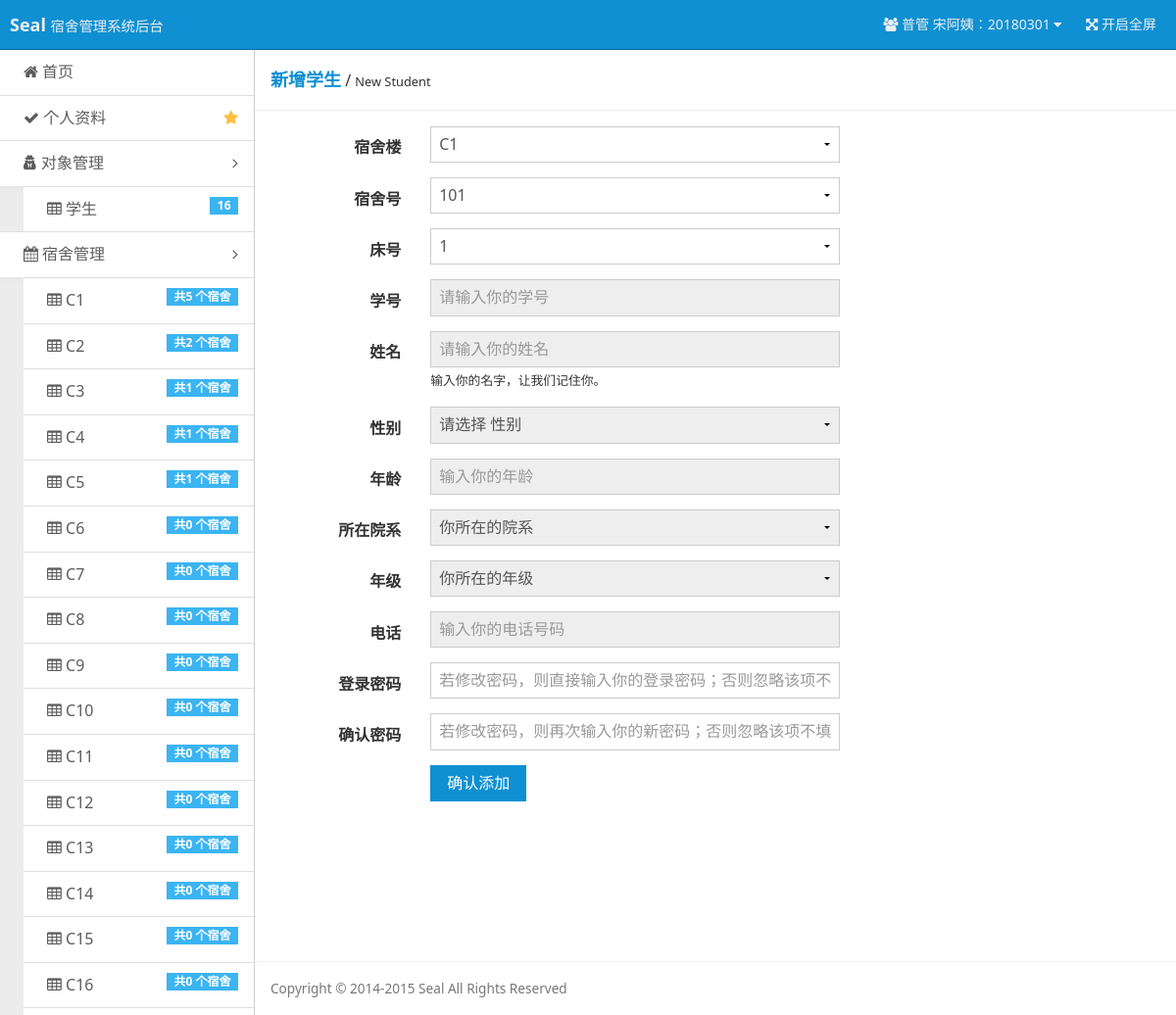
The page /pages/user-stu-new.php (signed in) on the database its author committed.
### tables this page shows
CREATE TABLE `users` (
  `u_id` int(11) NOT NULL AUTO_INCREMENT,
  `u_no` int(11) NOT NULL,
  `u_name` char(20) NOT NULL,
  `u_password` char(100) NOT NULL,
  `u_permission` int(11) DEFAULT NULL,
  PRIMARY KEY (`u_id`),
  UNIQUE KEY `u_no` (`u_no`)
);

CREATE TABLE `dormitory_builds` (
  `db_id` int(11) NOT NULL AUTO_INCREMENT,
  `db_name` char(20) NOT NULL,
  `d_price` int(20) NOT NULL,
  PRIMARY KEY (`db_id`),
  UNIQUE KEY `db_name` (`db_name`)
);

### inc/checklogin.php (called while the page is built, shortened)
<?php
$user = $_COOKIE ['user'];
$user_permission = $_COOKIE ['user_permission'];
if ($user == "") {
    header ( "Location: ?r=login" );
    exit ();
} else {
    $query = "SELECT * FROM users WHERE u_no='$user'";
    $result = mysql_query ( $query ) or die ( 'SQL语句有误：' . mysql_error () );
    $users = mysql_fetch_array ( $result );
    switch ($user_permission) {
        case 1 :
            $username = "普管 {$users ['u_name']}：" . $users ['u_no'];
            break;
    }
}

### pages/user-stu-new.php (the view, shortened to what this page needs)
<?php
require 'inc/checklogin.php';
include 'tools/tool_database.php';
$page_from = $_GET['from'];
$permission_read = "true";
$permission_read = "readonly='$permission_read'";
if ($user_permission == -1) {
    header("Location: ?r=permission-denied");
    exit();
} else {
    $permission_show = "style=\"display: none;\"";
}
$users_all_dor_builds_query = "SELECT db_name FROM dormitory_builds ORDER BY db_id";
$users_all_dor_builds_result = mysql_query($users_all_dor_builds_query) or die ('SQL语句有误：' . mysql_error());
$users_all_dor_build_query = "SELECT db_name,db_id FROM dormitory_builds ORDER BY db_id";
$users_all_dor_build_result = mysql_query($users_all_dor_build_query) or die ('SQL语句有误：' . mysql_error());
$users_all_dor_build = mysql_fetch_array($users_all_dor_build_result);
$dor_build_select_name = $_GET['db_name_select'];
if (isset($dor_build_select_name)) {
    $dor_build_select_id = queryDorBuildIdByName($dor_build_select_name);
    $dor_list_query = "SELECT d_name FROM dormitories WHERE db_id='$dor_build_select_id'";
} else $dor_list_query = "SELECT d_name FROM dormitories WHERE db_id='{$users_all_dor_build['db_id']}'";
$dor_list_result = mysql_query($dor_list_query) or die ('SQL语句有误：' . mysql_error());
$dor_lists_query = "SELECT d_bed_num FROM dormitories WHERE db_id='{$users_all_dor_build['db_id']}'";
$dor_lists_result = mysql_query($dor_lists_query) or die ('SQL语句有误：' . mysql_error());
$dor_list = mysql_fetch_array($dor_lists_result);
?>
<!doctype html>
<html class="no-js">
<head>
    <link rel="stylesheet" href="assets/css/amazeui.min.css"/>
    <link rel="stylesheet" href="assets/css/admin.css">
    <link rel="stylesheet" href="assets/css/css_msgbox/msgBoxLight.css"/>
</head>
<body>
<header class="am-topbar am-topbar-inverse admin-header">
    <?php require 'template/header.php'; ?>
</header>
<div class="am-cf admin-main">
    <?php require 'template/sidebar.php'; ?>
    <div class="admin-content">
        <div class="admin-content-body">
            <div class="am-cf am-padding am-padding-bottom-0">
                <div class="am-fl am-cf"><strong class="am-text-primary am-text-lg">新增学生</strong> /
                    <small>New Student</small>
                </div>
            </div>
            <hr/>
            <div class="am-g">
                <div class="am-u-sm-12 am-u-md-8 am-u-md-pull-4">
                    <form class="am-form am-form-horizontal" method="post" name="add">
                        <div class="am-form-group">
                            <label for="user-dor-build" class="am-u-sm-3 am-form-label">宿舍楼</label>
                            <div class="am-u-sm-9">
                                <?php
                                if ($user_permission == -1 || $page_from == "dorlist") {
                                    echo "<select name='user-dor-build' id='user-dor-build' disabled='disabled' onchange='request(this.id)'>";
                                } else {
                                    echo "<select name='user-dor-build' id='user-dor-build' onchange='request(this.id)'>";
                                }
                                while ($dor_builds = mysql_fetch_array($users_all_dor_builds_result)) {
                                    if ($dor_builds['db_name'] == 'C1') {
                                        echo "<option value='{$dor_builds['db_name']}' selected='selected'>{$dor_builds['db_name']}</option>";
                                    } else {
                                        echo "<option value='{$dor_builds['db_name']}'>{$dor_builds['db_name']}</option>";
                                    }
                                }
                                echo "</select>";
                                ?>
                            </div>
                        </div>
                        <div class="am-form-group">
                            <label for="user-dor" class="am-u-sm-3 am-form-label">宿舍号</label>
                            <div class="am-u-sm-9">
                                <?php
                                if ($user_permission == -1) {
                                    echo "<select name='user-dor' disabled='disabled'>";
                                } else {
                                    echo "<select name='user-dor'>";
                                }
                                while ($db_dor = mysql_fetch_array($dor_list_result)) {
                                    if ($db_dor['d_name'] == '101') {
                                        echo "<option value='{$db_dor['d_name']}' selected='selected'>{$db_dor['d_name']}</option>";
                                    } else {
                                        echo "<option value='{$db_dor['d_name']}'>{$db_dor['d_name']}</option>";
                                    }
                                }
                                echo "</select>";
                                ?>
                            </div>
                        </div>
                        <div class="am-form-group">
                            <label for="user-bed" class="am-u-sm-3 am-form-label">床号</label>
                            <div class="am-u-sm-9">
                                <?php
                                if ($user_permission == -1) {
                                    echo "<select name='user-bed' disabled='disabled'>";
                                } else {
                                    echo "<select name='user-bed'>";
                                }
                                for ($i = 1; $i <= $dor_list['d_bed_num']; $i++) {
                                    if ($i == '1') {
                                        echo "<option value='$i' selected='selected'>$i</option>";
                                    } else {
                                        echo "<option value='$i' >$i</option>";
                                    }
                                }
                                echo "</select>";
                                ?>
                            </div>
                        </div>
                        <div class="am-form-group">
                            <label for="user-no" class="am-u-sm-3 am-form-label">学号</label>
                            <div class="am-u-sm-9">
                                <input type="text" id="user-no" name="user-no"
                                       placeholder="请输入你的学号" <?php echo $permission_read ?> value="">
                            </div>
                        </div>
                        <div class="am-form-group">
                            <label for="user-name" class="am-u-sm-3 am-form-label">姓名</label>
                            <div class="am-u-sm-9">
                                <input type="text" id="user-name" name="user-name"
                                       placeholder="请输入你的姓名" <?php echo $permission_read ?>>
                                <small>输入你的名字，让我们记住你。</small>
                            </div>
                        </div>
                        <div class="am-form-group">
                            <label for="user-sex" class="am-u-sm-3 am-form-label">性别</label>
                            <div class="am-u-sm-9">
                                <select name="user-sex" <?php echo $permission_read ?>>
                                    <option value="">请选择 性别</option>
                                </select>
                            </div>
                        </div>
                        <div class="am-form-group">
                            <label for="user-age" class="am-u-sm-3 am-form-label">年龄</label>
                            <div class="am-u-sm-9">
                                <input type="number" pattern="[0-9]*" id="user-age" name="user-age"
                                       placeholder="输入你的年龄" <?php echo $permission_read ?>>
                            </div>
                        </div>
                        <div class="am-form-group">
                            <label for="user-department" class="am-u-sm-3 am-form-label">所在院系</label>
                            <div class="am-u-sm-9">
                                <select name="user-department" data-placeholder="请选择学院" <?php echo $permission_read ?>>
                                    <option value="">你所在的院系</option>
                                </select>
                            </div>
                        </div>
                        <div class="am-form-group">
                            <label for="user-grade" class="am-u-sm-3 am-form-label">年级</label>
                            <div class="am-u-sm-9">
                                <select name="user-grade" data-placeholder="请选择年级" <?php echo $permission_read ?>>
                                    <option value="">你所在的年级</option>
                                </select>
                            </div>
                        </div>
                        <div class="am-form-group">
                            <label for="user-phone" class="am-u-sm-3 am-form-label">电话</label>
                            <div class="am-u-sm-9">
                                <input type="tel" id="user-phone" name="user-phone"
                                       placeholder="输入你的电话号码" <?php echo $permission_read ?>>
                            </div>
                        </div>
                        <div class="am-form-group">
                            <label for="user-password" class="am-u-sm-3 am-form-label">登录密码</label>
                            <div class="am-u-sm-9">
                                <input type="password" id="user-password" name="user-password"
                                       placeholder="若修改密码，则直接输入你的登录密码；否则忽略该项不填">
                            </div>
                        </div>
                        <div class="am-form-group">
                            <label for="user-password-repeat" class="am-u-sm-3 am-form-label">确认密码</label>
                            <div class="am-u-sm-9">
                                <input type="password" id="user-password-repeat" name="user-password-repeat"
                                       placeholder="若修改密码，则再次输入你的新密码；否则忽略该项不填">
                            </div>
                        </div>
                        <div class="am-form-group">
                            <div class="am-u-sm-9 am-u-sm-push-3">
                                <input type="submit" name="add" value="确认添加"
                                       class="am-btn am-btn-primary" <?php if ($user_permission != -1) echo ""; else echo $permission_show ?>>
                            </div>
                        </div>
                    </form>
                </div>
            </div>
        </div>
        <footer class="admin-content-footer">
            <?php require 'template/footer.php'; ?>
        </footer>
    </div>
</div>
    <?php require 'template/footer.php'; ?>
</body>
</html>

### template/header.php (shortened to what this page needs)
<div class="am-topbar-brand">
    <strong>Seal</strong>
    <small>宿舍管理系统后台</small>
</div>
<div class="am-collapse am-topbar-collapse" id="topbar-collapse">
    <ul class="am-nav am-nav-pills am-topbar-nav am-topbar-right admin-header-list">
        <li class="am-dropdown" data-am-dropdown>
            <a class="am-dropdown-toggle" data-am-dropdown-toggle href="javascript:;">
                <span class="am-icon-users"></span> <?php echo $username ?> <span class="am-icon-caret-down"></span>
            </a>
        </li>
        <li class="am-hide-sm-only"><a href="javascript:;" id="admin-fullscreen"><span class="am-icon-arrows-alt"></span> <span class="admin-fullText">开启全屏</span></a></li>
    </ul>
</div>

### template/sidebar.php (shortened to what this page needs)
<?php
$student_query = "SELECT * FROM users WHERE u_permission=-1 ORDER BY u_id DESC";
$student_result = mysql_query($student_query) or die ('SQL语句有误：' . mysql_error());
$students_count = mysql_num_rows($student_result);
$dormitory_builds_query = "SELECT * FROM dormitory_builds ORDER BY db_id ";
$dormitory_builds_result = mysql_query($dormitory_builds_query) or die ('SQL语句有误：' . mysql_error());
?>
<div class="admin-sidebar am-offcanvas" id="admin-offcanvas">
    <div class="am-offcanvas-bar admin-offcanvas-bar">
        <ul class="am-list admin-sidebar-list">
            <li><a href="?r=index"><span class="am-icon-home"></span> 首页</a></li>
            <?php
            switch ($user_permission) {
                case 1 :
                    $data_href = "?r=user-admin-normal&uno={$users['u_no']}&edit_target=self";
                    break;
            }
            ?>
            <li><a href="<?php echo $data_href ?>" class="am-cf"><span class="am-icon-check"></span> 个人资料<span
                            class="am-icon-star am-fr am-margin-right admin-icon-yellow"></span></a></li>
            <li class="admin-parent">
                <a class="am-cf" data-am-collapse="{target: '#object-nav'}"><span class="am-icon-user-secret"></span>
                    对象管理 <span class="am-icon-angle-right am-fr am-margin-right"></span></a>
                <ul class="am-list am-collapse admin-sidebar-sub am-in" id="object-nav">
                    <li><a href="?r=list-stu"><span class="am-icon-table"></span> 学生<span
                                    class="am-badge am-badge-secondary am-margin-right am-fr"><?php echo $students_count ?></span></a>
                    </li>
                </ul>
            </li>
            <li class="admin-parent" <?php if ($user_permission == -1) echo 'style="display: none;"' ?>>
                <a class="am-cf" data-am-collapse="{target: '#dormitory-nav'}"><span class="am-icon-calendar"></span>
                    宿舍管理 <span class="am-icon-angle-right am-fr am-margin-right"></span></a>
                <ul class="am-list am-collapse admin-sidebar-sub am-in" id="dormitory-nav">
                    <?php
                    while ($dormitory_builds = mysql_fetch_array($dormitory_builds_result)) {
                        ?>
                        <li><a href="?r=list-dormitories&db_id=<?php echo $dormitory_builds['db_id'] ?>"><span
                                        class="am-icon-table"></span> <?php echo $dormitory_builds['db_name'] ?>
                                <span
                                        class="am-badge am-badge-secondary am-margin-right am-fr">共<?php echo mysql_num_rows(mysql_query("SELECT dormitories.db_id FROM dormitories WHERE db_id={$dormitory_builds['db_id']} ORDER BY db_id ")) ?>
                                    个宿舍</span></a>
                        </li>
                    <?php } ?>
                </ul>
            </li>
        </ul>
    </div>
</div>

### rows shown on the page
users: username "普管 宋阿姨：20180301"
dormitory_builds: db_name "C1", db_id "5"
dormitory_builds: db_name "C2", db_id "2"
dormitory_builds: db_name "C3", db_id "1"
dormitory_builds: db_name "C4", db_id "1"
dormitory_builds: db_name "C5", db_id "1"
dormitory_builds: db_name "C6", db_id "0"
dormitory_builds: db_name "C7", db_id "0"
dormitory_builds: db_name "C8", db_id "0"
dormitory_builds: db_name "C9", db_id "0"
dormitory_builds: db_name "C10", db_id "0"
dormitory_builds: db_name "C11", db_id "0"
dormitory_builds: db_name "C12", db_id "0"
dormitory_builds: db_name "C13", db_id "0"
dormitory_builds: db_name "C14", db_id "0"
dormitory_builds: db_name "C15", db_id "0"
dormitory_builds: db_name "C16", db_id "0"

### other values the page prints
$students_count "16"
form field user-dor-build "C1"
form field user-dor "101"
form field user-bed "1"
